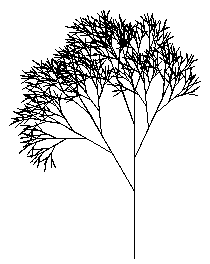

Write Python code to recreate this figure.
#!/usr/bin/env python3

import turtle

# otočení na sever
turtle.left(90)

# minimální vykreslovaná délka větví
MIN = 10

def strom(délka):
    # ukončovací podmínka rekurze (tzv. kotva)
    if délka < MIN: return
    # jinak kreslíme další iteraci
    turtle.forward(délka/3)
    turtle.left(30)
    strom(délka*2/3)
    turtle.right(30)
    turtle.forward(délka/6)
    turtle.right(25)
    strom(délka/2)
    turtle.left(25)
    turtle.forward(délka/6)
    turtle.left(20)
    strom(délka/2)
    turtle.right(20)
    turtle.forward(délka/6)
    turtle.right(20)
    strom(délka/3)
    turtle.left(35)
    strom(délka/3)
    # návrat na začátek
    turtle.right(15)
    turtle.backward(délka*5/6)

# spuštění vykreslování stromu
turtle.tracer(100)
strom(200)

# počkání na zavření okna uživatelem
turtle.done()
